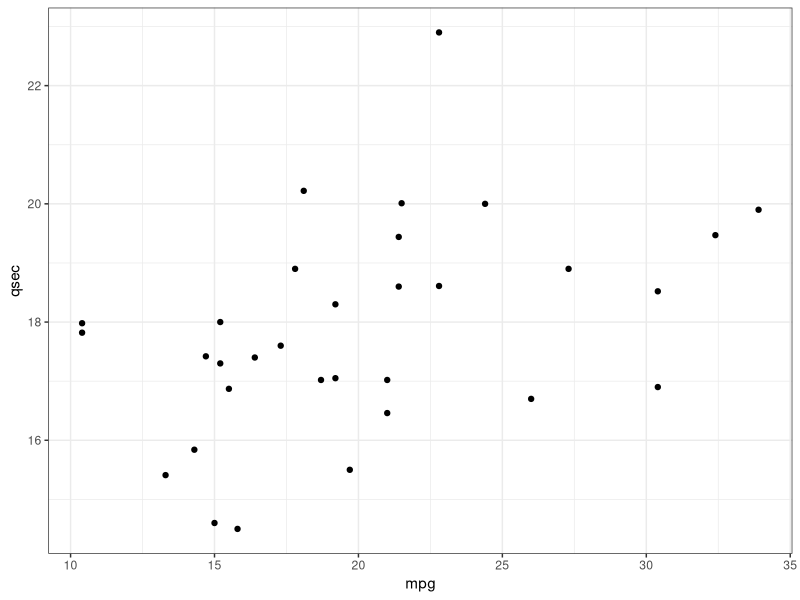
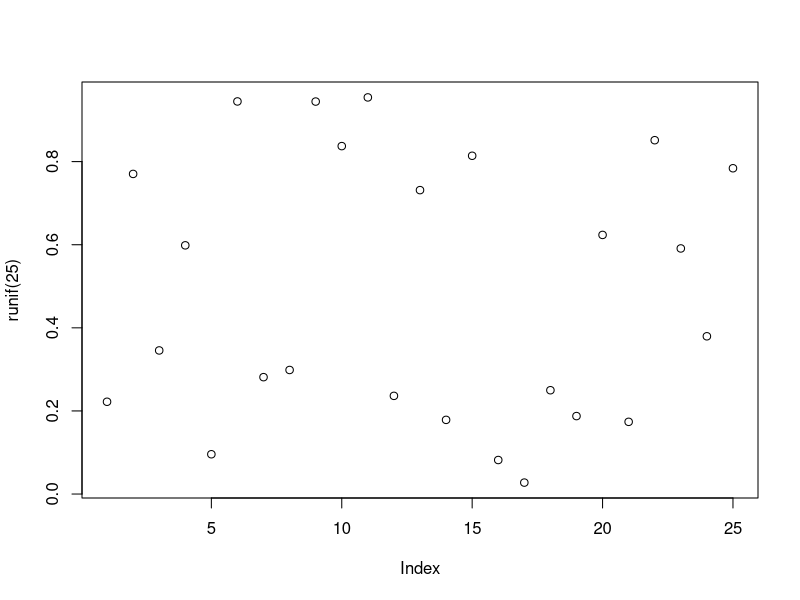

The R script that drew these images, in order:
## ---- chunk 1
library(knitr)
knit_hooks$set(plot = function(x, options) {
  if ('tikz' %in% options$dev && !options$external) {
    hook_plot_tex(x, options)
  } else hook_plot_md(x, options)
})
## ---- chunk 2
library(ggplot2)
print(ggplot(mtcars, aes(x = mpg, y = qsec)) + geom_point() + theme_bw())
## ---- chunk 3
plot(runif(25) ~ runif(25))
## ---- chunk 4
print(xtable::xtable(head(mtcars)[,1:4], 
caption = "Integer at eros luctus", label = "tab1"), 
comment = FALSE, timestamp = FALSE, caption.placement = "top")
## ---- chunk 5
head(mtcars[,1:4])
